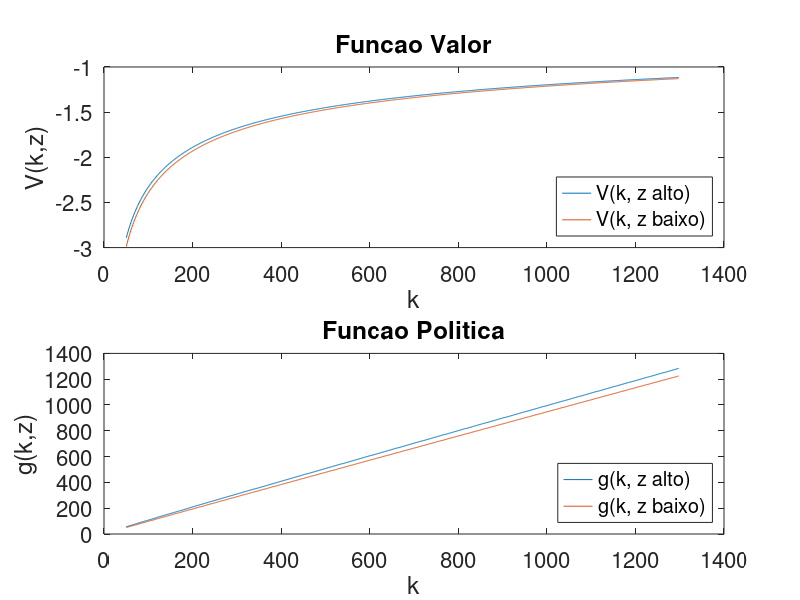

The MATLAB script that drew this image:
% Lista 1 - Macroeconomia III 2017
% Alunos: Alexandre Machado e Raul Guarini
% Questao 3 - Crescimento Estocastico

clear all; close all; clc

%% Inicializando parametros e funcoes
alpha = 0.7;
beta = 0.98;
gamma = 2;
delta = 0.1;
zh = 1.2;
zl = 0.8;
xi = 0.7; % Prob(z = zh | zh)
zeta = 0.2; % Prob(z = zl | zl)
f = @(k,z) (z.*k.^alpha);
u = @(c) ((c.^(1-gamma))/(1-gamma));

% Grids
kssh = (1/(zh*alpha)*(1/beta-1+delta))^(1/(alpha-1));
kssl = (1/(zl*alpha)*(1/beta-1+delta))^(1/(alpha-1));
n = 1000;
kgrid = linspace(0.3*kssl, 2*kssh, n);
kprimegrid = kgrid;

% Parametros de iteracao
epsilon = 1e-4;
maxit = 2000;
it = 0;
diff = 1;
Vh = zeros(n,1); % Primeira coluna se refere a Low e a segunda a High
Vl = zeros(n,1);
%% Iteracao
tic;
k = repmat(kgrid', 1, n);
kprime = repmat(kprimegrid, n, 1);
Ch = max((1-delta)*k + f(k,zh) - kprime, 0);
Cl = max((1-delta)*k + f(k,zl) - kprime, 0);
Uh = u(Ch);
Ul = u(Cl);

while diff > epsilon && it < maxit
    Rl = Ul + beta*(zeta*repmat(Vl', n,1) + (1-zeta)*repmat(Vh',n,1));
    Rh = Uh + beta*((1-xi)*repmat(Vl', n,1) + xi*repmat(Vh',n,1));
    [TVl, indl] = max(Rl,[],2); 
    [TVh, indh] = max(Rh,[],2);
    diff = sum(abs(TVl - Vl)) + sum(abs(TVh - Vh));
    disp(diff)
    it = it +1;
    Vl = TVl;
    Vh = TVh;
end
toc 

%Recuperando funcao politica
gh = k(indh);
gl = k(indl);

%% Plotando resultados
figure('DefaultAxesFontSize',16);
subplot(2,1,1); 
plot(kgrid, Vh);
hold on
plot(kgrid, Vl);
ylabel('V(k,z)');
xlabel('k');
title('Funcao Valor')
legend('V(k, z alto)', 'V(k, z baixo)', 'Location', 'SouthEast')

subplot(2,1,2); 
plot(kgrid, gh);
hold on;
plot(kgrid, gl);
ylabel('g(k,z)');
xlabel('k');
title('Funcao Politica')
legend('g(k, z alto)', 'g(k, z baixo)', 'Location', 'SouthEast')